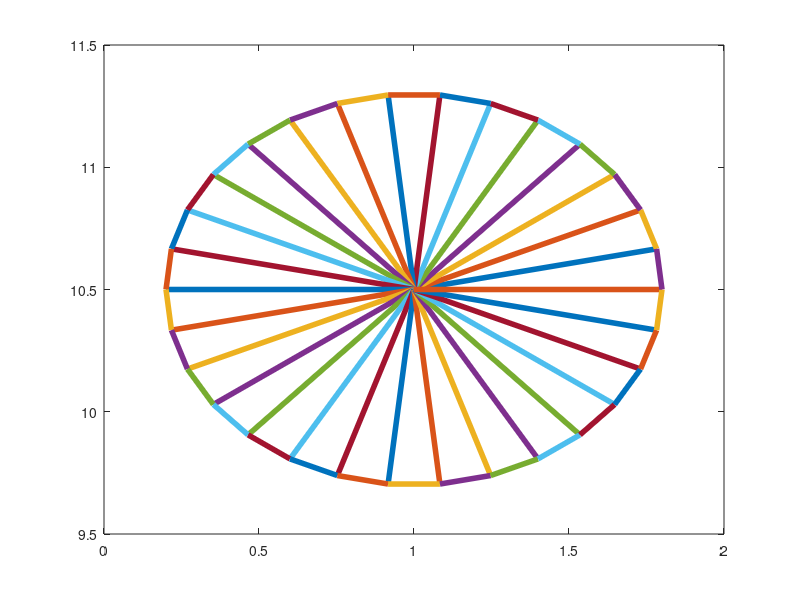

Recreate this plot in MATLAB. (Note: this script raises an error after producing the figure.)
close all; clear all; clc;
% building a bouncing ball
NDIM = 2;

% number of nodes around the circumference of the ball
n = 30; 

% initialize arrays
num_nodes = n+1;
num_links = 2*n;
jj = zeros(num_links,1);
kk = zeros(num_links,1);
X = zeros(num_nodes, NDIM);
U = zeros(num_nodes, NDIM);

% set physical parameters
RB = 0.8; % radius of ball
center = [1, 10.5]; % initial location for ball center
M = 5e-7*ones(num_nodes,1); % mass of each node 
S = 10*ones(num_links,1); % spring constants
D = 0.00001*ones(num_links,1); % dashpot constants
G = 50000; % magnitude of the gravitational force
Sg = 500000; % strength of the force exerted by the ground

% set numerical parameters
dt = 1e-4;
end_time = 1e-1;
timevec = 0:dt:end_time;

% set positions of nodes around the circumference of the ball
for k = 1:n
    theta = 2*pi*k/n;
    X(k,:) = center + RB*[cos(theta), sin(theta)];
end
% set position of center
X(n+1,:) = center;

% naming index sets for the links
spokes = 1:n;
rimlinks = (n+1):2*n;

% build structure by creating links
jj(spokes) = 1:n;
kk(spokes) = n+1;
jj(rimlinks) = 1:n;
kk(rimlinks) = [2:n 1];

% plot initial structure
figure(1);
x = [X(jj,1) X(kk,1)];
y = [X(jj,2) X(kk,2)];
plot(x',y','linewidth',4)

% initialize rest length
DX = X(jj,:) - X(kk,:);
Rzero = sqrt(sum(DX.^2,2));

% make a gravitational force
F_gravity = zeros(num_nodes, NDIM);
F_gravity(:,1) = 0;
F_gravity(:,2) = -G; 

% here is the timestep loop
for t = timevec

    % this just displays the current simulation time in the matlab window
    disp(t);	

    % compute relevant quantities for equations of motion
    DX = X(jj,:) - X(kk,:);
    DU = U(jj,:) - U(kk,:);  
    R = sqrt(sum(DX.^2,2));
    T = S.*(R - Rzero) + (D./R).*sum(DX.*DU,2);
    TR = T./R;
    FF = [TR TR].*DX;

    F = zeros(num_nodes, NDIM);
    % compute forces on the nodes
    for l = 1:num_links
    	F(kk(l),:) = F(kk(l),:) + FF(l,:);
       	F(jj(l),:) = F(jj(l),:) - FF(l,:);	
    end

    % update the position and velocity for each node
    U = U + (dt*F./[M M]) + dt*F_gravity + dt*F_ground(X,Sg);
    X = X + dt*U;

    % plot the current position of the ball
    figure(2);
    x = [X(jj,1) X(kk,1)];
    y = [X(jj,2) X(kk,2)];
    plot(x',y','linewidth',4)
    xlim([0 2])
    ylim([-5 15])
    axis equal
    pause(0.005)

end

% function which defines the force on the ground, existing on the plane X_2 = 0
function Fg = F_ground(X,Sg)
    Fg = zeros(size(X));
    for mm = 1:length(X(:,1))
       if(X(mm,2) < 0)
          Fg(mm,2) = -Sg*X(mm,2);
       end
    end
end

